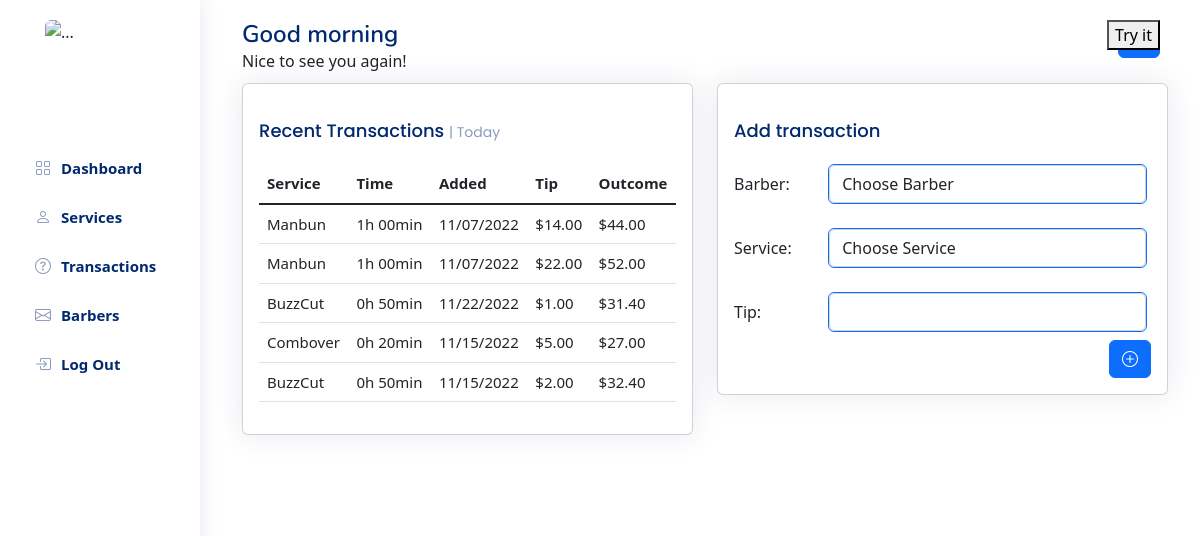
Before: /reception (signed in) with the older database file.
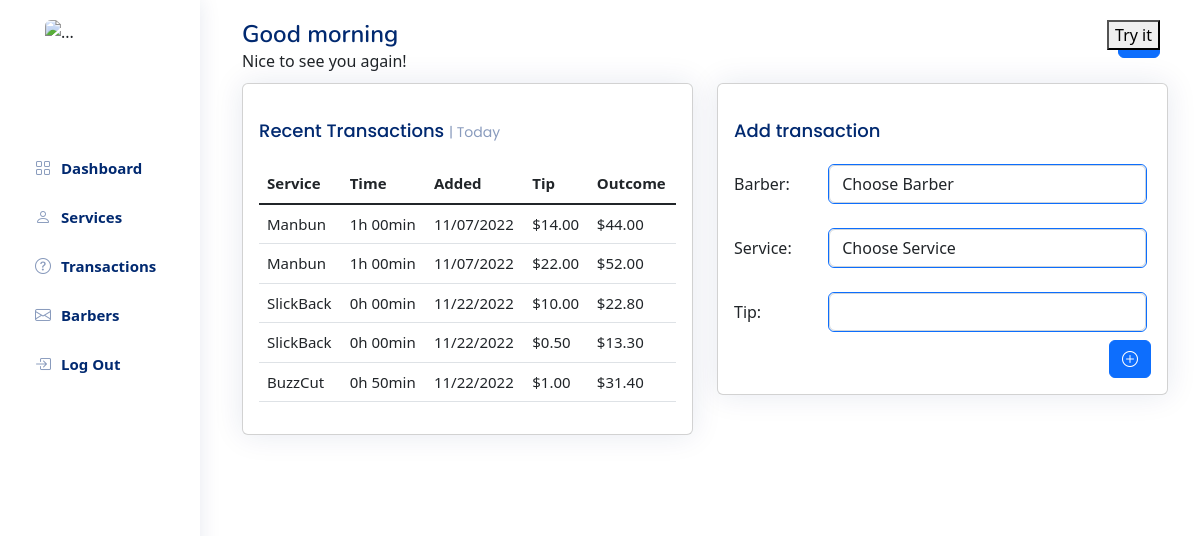
After: the same page with the newer database file.
### summaryapp/models/assignment.py (models this page shows, shortened)
class AssingmentModel(models.Model):
    employee = models.ForeignKey(BarberModel, on_delete=models.CASCADE)
    service = models.ForeignKey(ServiceModel, on_delete=models.CASCADE)
    created_at = models.DateTimeField(auto_now_add=True)
    tip = models.DecimalField(max_digits = 4, decimal_places = 2)
    class Meta:
        db_table = 'assignment'
        verbose_name = 'Assignment'
        verbose_name_plural = 'Assignments'

### summaryapp/models/service.py (models this page shows)
class ServiceModel(models.Model):
    name = models.CharField(max_length=30, blank = False, null=False)
    time = models.DurationField(blank = True, null = True)
    prize = models.DecimalField(max_digits = 6, decimal_places = 2)
    class Meta:
        db_table = 'service'
        verbose_name = 'Service'
        verbose_name_plural = 'Services'
    def __str__(self):
        return self.name

### summaryapp/views.py (the view)
# urls.py: path('reception', views.reception, name='reception'),
@login_required(login_url="/login")
def reception(request):
    if request.method == "POST":
        form = AssignmentForm(request.POST)
        form.save()
        return redirect("/reception")
    else:
        form = AssignmentForm()
    assignments = AssingmentModel.objects.all().order_by('-created_at')[:5]
    return render(request, 'dashboard/reception.html', {"assignments": assignments, "form": form})

### summaryapp/forms.py
class AssignmentForm(forms.ModelForm):
    employee = forms.ModelChoiceField(queryset=BarberModel.objects.all(), empty_label="Choose Barber", widget=forms.Select(attrs={'class':'form-control'}))
    service = forms.ModelChoiceField(queryset=ServiceModel.objects.all(), empty_label="Choose Service", widget=forms.Select(attrs={'class':'form-control'}))
    tip = forms.DecimalField(widget=forms.NumberInput(attrs={'class':'form-control'}))
    class Meta:
        model = AssingmentModel
        fields = ["employee", "service", "tip"]

### summaryapp/models/barber.py (called while the page is built)
    def __str__(self):
        return self.name

### summaryapp/templatetags/tags.py (called while the page is built)
@register.filter
def to_hm(value):
    s = str(value)
    hm = s[0:1]+"h "+s[2:4]+"min"
    return hm

@register.filter
def outcome(assignment):
    outcome = assignment.service.prize + assignment.tip
    return outcome

### summaryapp/templates/dashboard/reception.html (shortened to what this page needs)
{% extends 'dashboard/sidebar.html' %}
{% load tags %}
{% block content %}
<main id="main" class="main">
    <div class="pagetitle">
       <h1>Good morning</h1>
       Nice to see you again!
    </div>
    <button class="btn btn-primary toggle-sidebar-btn" ></button>
    <button class="toggle-sidebar-btn" >Try it</button>
    <div class="row">
        <div class="col-lg-6">
            <div class="card">
                <div class="card-body" style="font-size: 15px;">
                    <h5 class="card-title">Recent Transactions <span>| Today</span></h5>
                    <table class="table table-hover">
                        <tr>
                            <th>Service</th>
                            <th>Time</th>
                            <th>Added</th>
                            <th>Tip</th>
                            <th>Outcome</th>
                         </tr>
                        <tbody style="font-size: 15px;">
                        {% for assignment in assignments %}
                        <tr>
                            <td>{{assignment.service}}</td>
                            <td>{{assignment.service.time|to_hm}}</td>
                            <td>{{assignment.created_at|date:"SHORT_DATE_FORMAT"}}</td>
                            <td>${{assignment.tip}}</td>
                            <td>${{assignment|outcome}}</td>
                        </tr>
                        {% endfor %}
                        </tbody>
                    </table>
                </div>
            </div>
        </div>
        <div class="col-lg">
            <div class="card sticky-top" style='top: 30px;'>
               <div class="card-body">
                  <h5 class="card-title">Add transaction</h5>
                  {% load crispy_forms_tags %}
                  <div >
                      <form method="post">
                        <div class="row me-1 justify-content-between">
                            <div class="col-3 py-2 center">Barber:</div>
                            <div class="col py-0 px-0 border rounded border-primary">{{form.employee}}</div>
                        </div>
                        <div class="row me-1 my-4 justify-content-between">
                            <div class="col-3 py-2 center">Service:</div>
                            <div class="col py-0 px-0 border rounded border-primary">{{form.service}}</div>
                        </div>
                        <div class="row me-1 justify-content-between">
                            <div class="col-3 py-2 center">Tip:</div>
                            <div class="col py-0 px-0 border rounded border-primary">{{form.tip}}</div>
                        </div>
                      <div class="mt-2" style="text-align: right;">
                        <button type="submit" class="btn btn-primary"><i class="bi bi-plus-circle"></i></button>
                      </div>
                      </form>
                  </div>
               </div>
           </div>
        </div>
    </div>
{% endblock %}

Changed rows visible on the page:
no longer on this page (row unchanged): AssingmentModel: service "Combover", service.time|to_hm "0h 20min", created_at "11/15/2022", tip "5.00", service+tip "27.00"
no longer on this page (row unchanged): AssingmentModel: service "BuzzCut", service.time|to_hm "0h 50min", created_at "11/15/2022", tip "2.00", service+tip "32.40"
added AssingmentModel: service "SlickBack", service.time|to_hm "0h 00min", created_at "11/22/2022", tip "10.00", service+tip "22.80"
added AssingmentModel: service "SlickBack", service.time|to_hm "0h 00min", created_at "11/22/2022", tip "0.50", service+tip "13.30"
